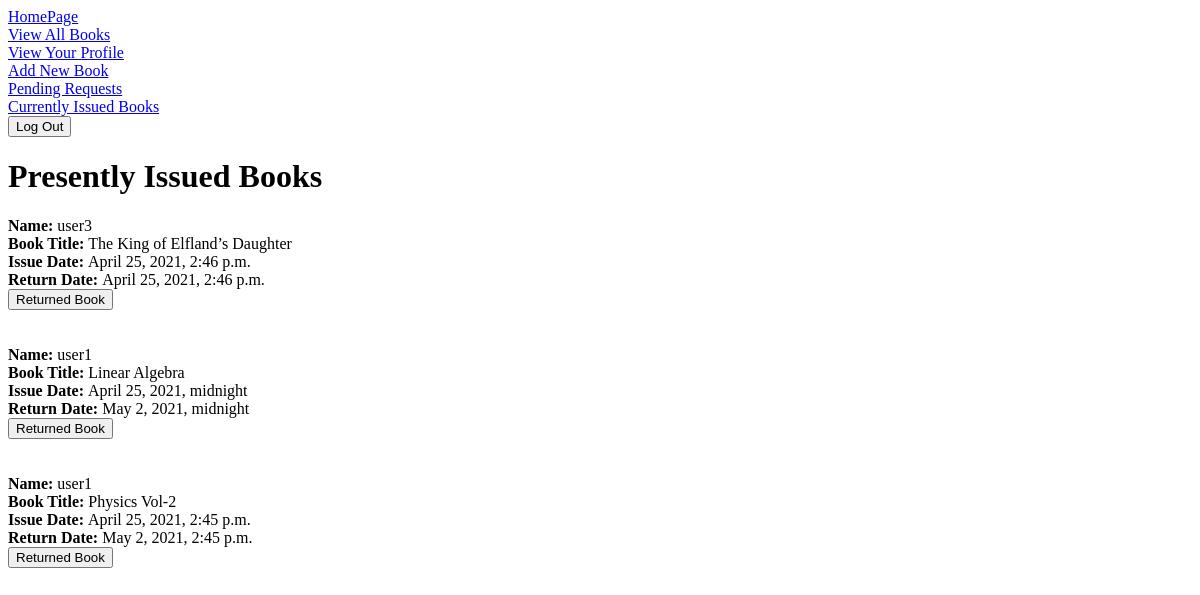
/issued (signed in), run on an earlier commit of the app's database.
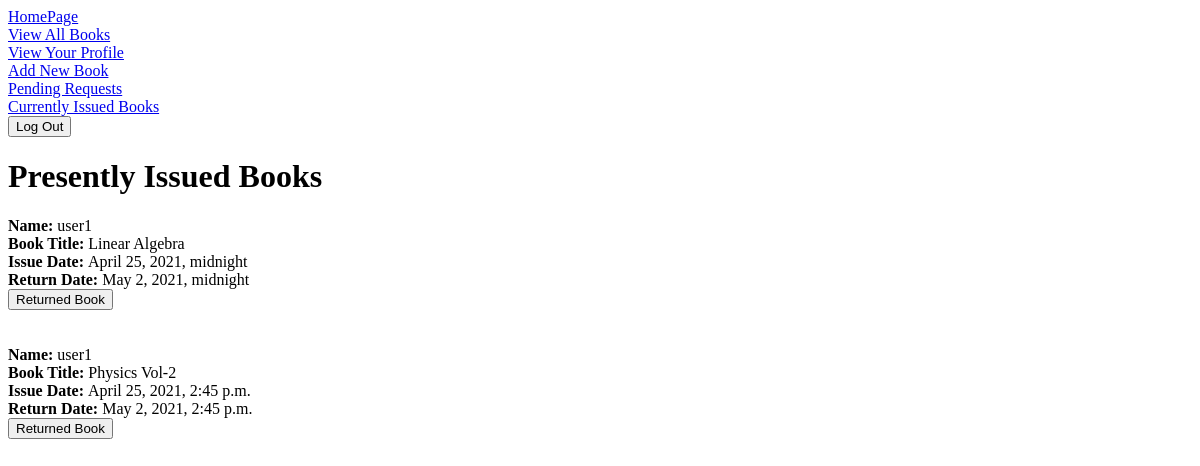
And on a later commit of the database.
### library/models.py (models this page shows, shortened)
class IssueRequest(models.Model):
    user = models.ForeignKey(User, on_delete=models.CASCADE)
    book = models.ForeignKey('Book',on_delete=models.CASCADE)
    permissions = ((False,'denied'),(True,'issued'))
    statu = ((False,'pending'),(True,'seen'))
    status=models.BooleanField(max_length=30,choices=statu,default=False)
    permission=models.BooleanField(max_length=30,choices=permissions,default=False)
    choice = ((True,'returned'),(False,'Not Returned'))
    returned = models.BooleanField(max_length=30,choices=choice,default=False)
    issue_date = models.DateTimeField(null=True,blank=True)
    return_date = models.DateTimeField(null=True,blank=True)

class Book(models.Model):
    title=models.CharField(max_length=50)
    genre_choice= [
        ('academics', 'Academics'),
        ('fiction', 'Fiction'),
        ('action ', 'Action '),
        ('biography', 'Biography'),
        ('history', 'History'),
        ('mystery','Mystery'),
        ('fantasy','Fantasy')
        ]
    isbn=models.PositiveIntegerField()
    author=models.CharField(max_length=40)
    genre=models.CharField(max_length=30,choices=genre_choice,default='academics')
    number = models.PositiveIntegerField()

### library/views.py (the view)
# urls.py: path('issued', views.issued, name='issued'),
def issued(request):
    requests = models.IssueRequest.objects.filter(returned=False, permission = True)
    return render(request, 'issued.html', locals())

### Templates/issued.html (shortened to what this page needs)
{% extends 'userbase.html' %}
{% block body %}
{% if user.is_staff %}
<h1> Presently Issued Books</h1>
{% for request in requests %}
<b>Name: </b>{{request.user.username}}<br>
<b>Book Title: </b>{{request.book.title}}<br>
<b>Issue Date: </b>{{request.issue_date}}<br>
<b>Return Date: </b>{{request.return_date}}<br>
<form action="return_book/{{request.id}}" method="POST">
  <input type="submit" name="Return" value="Returned Book">
</form><br><br>
{% endfor %}
{% endif %}
{% endblock body %}

What changed in the data, as far as the page shows it:
no longer on this page (row edited): IssueRequest: user.username "user3", book "The King of Elfland’s Daughter", issue_date "April 25, 2021, 2:46 p.m.", return_date "April 25, 2021, 2:46 p.m."
